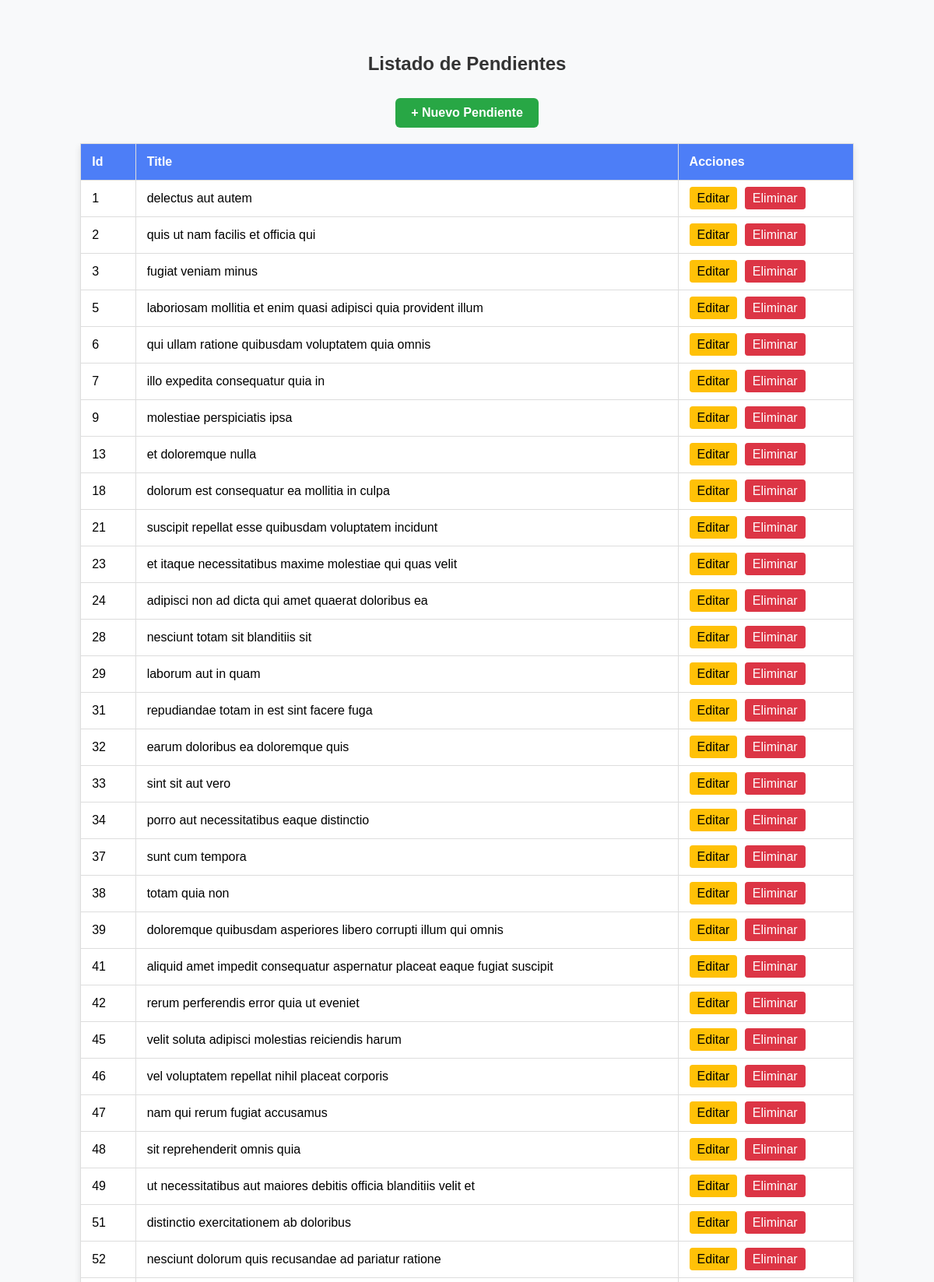
Page /pendientes/sin-resolver/ (upper part) on the committed database.
### pendientes/models.py (models this page shows, shortened)
class Pendiente(models.Model):
    id = models.IntegerField(primary_key=True)
    title = models.CharField(max_length=255)
    user_id = models.IntegerField()
    completed = models.BooleanField(default=False)

### pendientes/views.py (the view)
# urls.py: path('sin-resolver/', views.sin_resolver, name='sin_resolver'),
def sin_resolver(request):
    pendientes = Pendiente.objects.filter(completed=False).values('id', 'title')
    return render(request, 'pendientes/lista.html', {'pendientes': pendientes, 'campos': ['id', 'title']})

### pendientes/templatetags/custom_filters.py (called while the page is built)
@register.filter
def get_item(dictionary, key):
    return dictionary.get(key)

### pendientes/templates/pendientes/lista.html (shortened to what this page needs)
{% load custom_filters %}
<!DOCTYPE html>
<html lang="es">
<head>
</head>
<body>
    <h2>Listado de Pendientes</h2>
    <div class="actions">
        <a href="{% url 'crear_pendiente' %}">+ Nuevo Pendiente</a>
    </div>
    <table>
        <thead>
            <tr>
                {% for campo in campos %}
                    <th>{{ campo|title }}</th>
                {% endfor %}
                <th>Acciones</th>
            </tr>
        </thead>
        <tbody>
            {% for p in pendientes %}
                <tr>
                    {% for campo in campos %}
                        <td>{{ p|get_item:campo }}</td>
                    {% endfor %}
                    <td>
                        <a href="{% url 'editar_pendiente' p|get_item:'id' %}" class="btn-edit">Editar</a>
                        <a href="{% url 'eliminar_pendiente' p|get_item:'id' %}" class="btn-delete">Eliminar</a>
                    </td>
                </tr>
            {% endfor %}
        </tbody>
    </table>
</body>
</html>

### pendientes/templates/pendientes/lista.html (style rules this page uses)
body { font-family: Arial, sans-serif; background-color: #f8f9fa; padding: 40px; }
h2 { text-align: center; margin-bottom: 30px; color: #333; }
.actions { text-align: center; margin-bottom: 20px; }
.actions a { display: inline-block; text-decoration: none; background-color: #28a745; color: white; padding: 10px 20px; border-radius: 6px; font-weight: bold; }
table { margin: 0 auto; width: 90%; border-collapse: collapse; background-color: white; box-shadow: 0 4px 8px rgba(0,0,0,0.1); }
th, td { border: 1px solid #ddd; padding: 14px; text-align: left; }
th { background-color: #4d7ef7; color: white; }
.btn-edit { background-color: #ffc107; color: #000; text-decoration: none; padding: 6px 10px; border-radius: 4px; margin-right: 5px; }
.btn-delete { background-color: #dc3545; color: white; text-decoration: none; padding: 6px 10px; border-radius: 4px; }

### rows in the picture
Pendiente: campos "1" "delectus aut autem"
Pendiente: campos "2" "quis ut nam facilis et officia qui"
Pendiente: campos "3" "fugiat veniam minus"
Pendiente: campos "5" "laboriosam mollitia et enim quasi adipisci quia provident illum"
Pendiente: campos "6" "qui ullam ratione quibusdam voluptatem quia omnis"
Pendiente: campos "7" "illo expedita consequatur quia in"
Pendiente: campos "9" "molestiae perspiciatis ipsa"
Pendiente: campos "13" "et doloremque nulla"
Pendiente: campos "18" "dolorum est consequatur ea mollitia in culpa"
Pendiente: campos "21" "suscipit repellat esse quibusdam voluptatem incidunt"
Pendiente: campos "23" "et itaque necessitatibus maxime molestiae qui quas velit"
Pendiente: campos "24" "adipisci non ad dicta qui amet quaerat doloribus ea"
Pendiente: campos "28" "nesciunt totam sit blanditiis sit"
Pendiente: campos "29" "laborum aut in quam"
Pendiente: campos "31" "repudiandae totam in est sint facere fuga"
Pendiente: campos "32" "earum doloribus ea doloremque quis"
Pendiente: campos "33" "sint sit aut vero"
Pendiente: campos "34" "porro aut necessitatibus eaque distinctio"
Pendiente: campos "37" "sunt cum tempora"
Pendiente: campos "38" "totam quia non"
Pendiente: campos "39" "doloremque quibusdam asperiores libero corrupti illum qui omnis"
Pendiente: campos "41" "aliquid amet impedit consequatur aspernatur placeat eaque fugiat suscipit"
Pendiente: campos "42" "rerum perferendis error quia ut eveniet"
Pendiente: campos "45" "velit soluta adipisci molestias reiciendis harum"
Pendiente: campos "46" "vel voluptatem repellat nihil placeat corporis"
Pendiente: campos "47" "nam qui rerum fugiat accusamus"
Pendiente: campos "48" "sit reprehenderit omnis quia"
Pendiente: campos "49" "ut necessitatibus aut maiores debitis officia blanditiis velit et"
Pendiente: campos "51" "distinctio exercitationem ab doloribus"
Pendiente: campos "52" "nesciunt dolorum quis recusandae ad pariatur ratione"

### other values in the picture
{{ campo|title }} "Id" "Title"
